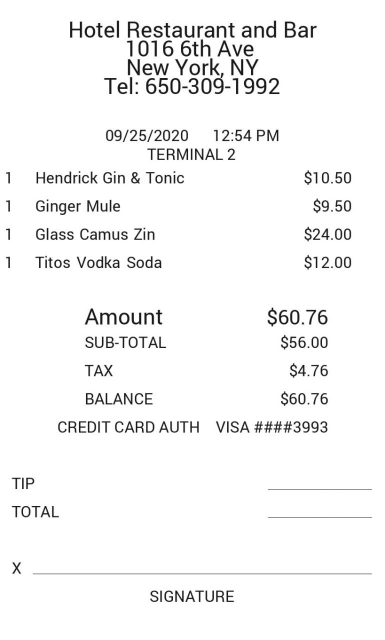
#> input picture LogProcessing/6045157109_AgACAgUAAxkBAANtZ5TtnzTi1D5MhcRxLujPd3ISw-8AAknBMRtRWKlUcqQXWbamIrUBAAMCAAN5AAM2BA.jpg, 770 x 1280 px (shown at 1/2 size)
$ python receiptOCR.py --image LogProcessing/6045157109_AgACAgUAAxkBAANtZ5TtnzTi1D5MhcRxLujPd3ISw-8AAknBMRtRWKlUcqQXWbamIrUBAAMCAAN5AAM2BA.jpg
#> lines starting #> are read from the running program, lines starting #| are printed output that depends on the picture; after the words box and inside, x2 and y2 are one past the last pixel; in counts of white or black regions, pixels touching at a corner belong together
#libraries for receipt OCR
from imutils.perspective import four_point_transform
import pytesseract
import argparse
import imutils
import cv2
import re

# construct the argument parser and parse the arguments
ap = argparse.ArgumentParser()
ap.add_argument("-i", "--image", required=True,
	help="path to input receipt image")
ap.add_argument("-d", "--debug", type=int, default=-1,
	help="whether or not we are visualizing each step of the pipeline")
args = vars(ap.parse_args())

# load the input image from disk, resize it, and compute the ratio
# of the *new* width to the *old* width
orig = cv2.imread(args["image"])
#> orig is the input picture: shape (1280, 770, 3); min 0, max 255, mean 245.5
image = orig.copy()
image = imutils.resize(image, width=500)
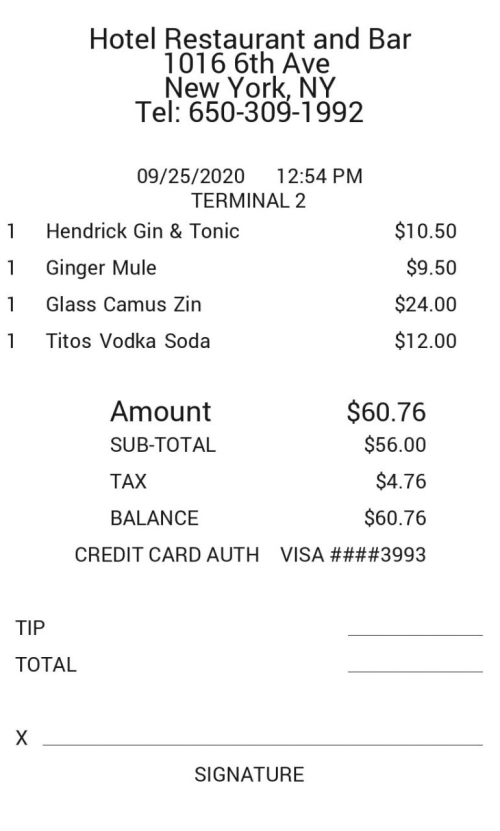
#> image: shape (831, 500, 3); min 17, max 255, mean 245.5
ratio = orig.shape[1] / float(image.shape[1])
#> ratio = 1.54

# convert the image to grayscale, blur it slightly, and then apply
# edge detection
gray = cv2.cvtColor(image, cv2.COLOR_BGR2GRAY)
blurred = cv2.GaussianBlur(gray, (5, 5,), 0)
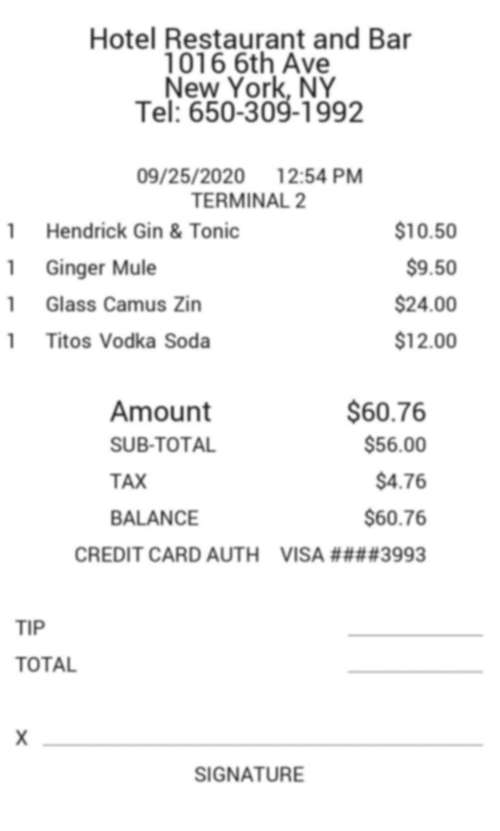
#> blurred: shape (831, 500); min 38, max 255, mean 245.5
edged = cv2.Canny(blurred, 75, 200)
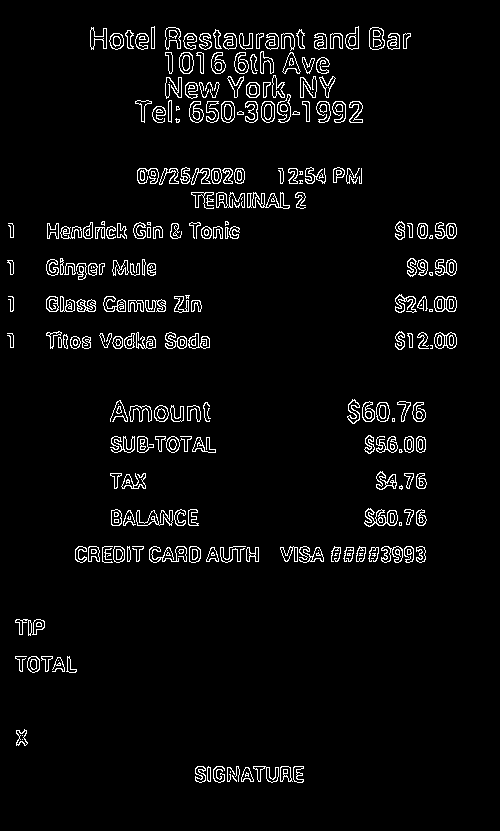
#> edged: shape (831, 500); 4.1% white in thin lines or dots, all inside (x1, y1, x2, y2) = (7, 26, 457, 783)
# check to see if we should show the output of our edge detection
# procedure
if args["debug"] > 0:
	cv2.imshow("Input", image)
	cv2.imshow("Edged", edged)
	cv2.waitKey(0)

	# find contours in the edge map and sort them by size in descending
# order
cnts = cv2.findContours(edged.copy(), cv2.RETR_EXTERNAL,
	cv2.CHAIN_APPROX_SIMPLE)
#> cnts = 253 contours, 83 with area under 20; largest, box (x1, y1, x2, y2) and area: (434, 296, 457, 312) 292, (369, 27, 385, 50) 290, (434, 332, 457, 349) 290, (364, 508, 398, 527) 272, (179, 52, 194, 74) 252
cnts = imutils.grab_contours(cnts)
cnts = sorted(cnts, key=cv2.contourArea, reverse=True)

# initialize a contour that corresponds to the receipt outline
receiptCnt = None
# loop over the contours
for c in cnts:
	# approximate the contour
	peri = cv2.arcLength(c, True)
	approx = cv2.approxPolyDP(c, 0.02 * peri, True)
	# if our approximated contour has four points, then we can
	# assume we have found the outline of the receipt
	if len(approx) == 4:
		receiptCnt = approx
		break
#> this loop made 142 passes
#> (peri, receiptCnt) on pass 142: (49.41, [[154, 26], [151, 27], [151, 48], [154, 48]])
#> peri on passes 1 to 6: 74.28, 68.38, 75.11, 241.3, 61.21, 60.38
# if the receipt contour is empty then our script could not find the
# outline and we should be notified
if receiptCnt is None:
	raise Exception(("Could not find receipt outline. "
		"Try debugging your edge detection and contour steps."))

# check to see if we should draw the contour of the receipt on the
# image and then display it to our screen
if args["debug"] > 0:
	output = image.copy()
	cv2.drawContours(output, [receiptCnt], -1, (0, 255, 0), 2)
	cv2.imshow("Receipt Outline", output)
	cv2.waitKey(0)
# apply a four-point perspective transform to the *original* image to
# obtain a top-down bird's-eye view of the receipt
receipt = four_point_transform(orig, receiptCnt.reshape(4, 2) * ratio)
# show transformed image
cv2.imshow("Receipt Transform", imutils.resize(receipt, width=500))
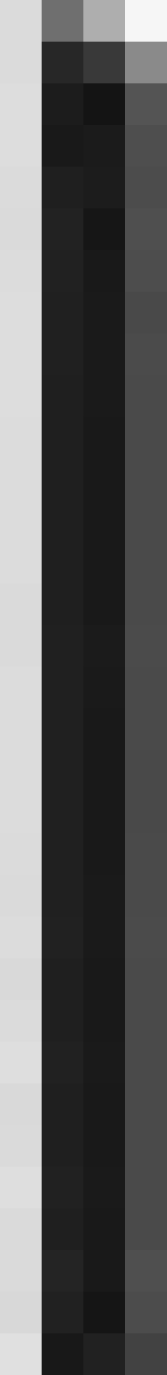
#> window 'Receipt Transform': shape (4125, 500, 3) (shown at 1/3 size); min 20, max 246, mean 91.5
cv2.waitKey(0)

# apply OCR to the receipt image by assuming column data, ensuring
# the text is *concatenated across the row* (additionally, for your
# own images you may need to apply additional processing to cleanup
# the image, including resizing, thresholding, etc.)
options = "--psm 4"
#> (the run stopped early here; a loop or call above may not have finished)
